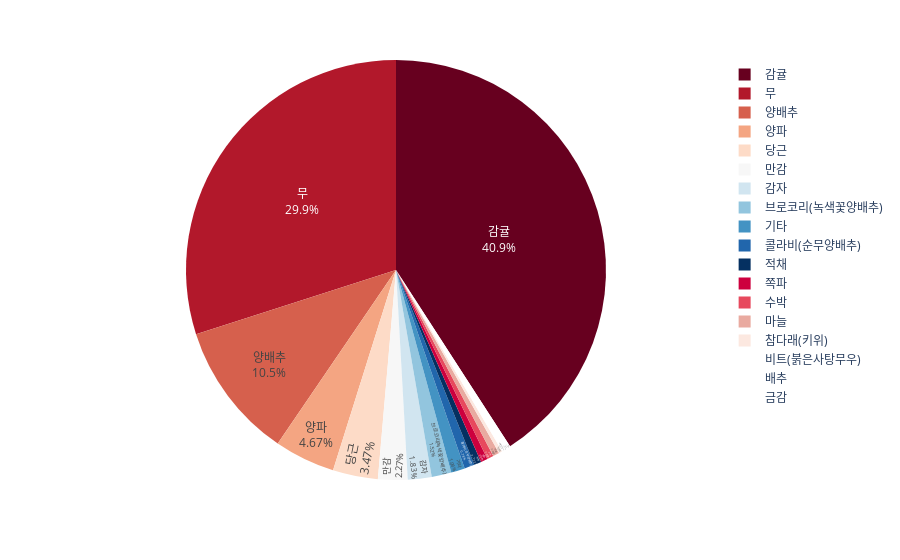

Notebook code for this chart:
### Code cell
# 감귤, 무, 양배추가 2016년 제주도산 농산물 중 약 80%를 차지함

fig = px.pie(grouped_san_jeju, values = grouped_san_jeju["TOT_QTY"], names = grouped_san_jeju.index, color_discrete_sequence=px.colors.sequential.RdBu)
fig.update_traces(textposition='inside', textinfo='percent+label')

fig.show()

# 따라서 제주도산 감귤, 무, 양배추에 대해서 알아보기로 한다.

### Figure 1 — Plotly figure (JSON) as saved in the notebook; plotly's stock layout.template omitted (floating-point values rounded to 4 significant figures)
{"data": [{"domain": {"x": [0, 1], "y": [0, 1]}, "hovertemplate": "PUM_NM=%{label}<br>TOT_QTY=%{value}<extra></extra>", "labels": ["금감", "배추", "비트(붉은사탕무우)", "참다래(키위)", "마늘", "수박", "쪽파", "적채", "콜라비(순무양배추)", "브로코리(녹색꽃양배추)", "감자", "만감", "당근", "양파", "양배추", "무", "감귤", "기타"], "legendgroup": "", "name": "", "showlegend": true, "textinfo": "percent+label", "textposition": "inside", "type": "pie", "values": [0.002198, 0.002282, 0.00259, 0.002646, 0.004984, 0.004986, 0.005245, 0.005564, 0.007805, 0.01515, 0.01833, 0.02268, 0.0347, 0.04675, 0.1054, 0.2994, 0.4087, 0.01065]}], "layout": {"legend": {"tracegroupgap": 0}, "margin": {"t": 60}, "piecolorway": ["rgb(103,0,31)", "rgb(178,24,43)", "rgb(214,96,77)", "rgb(244,165,130)", "rgb(253,219,199)", "rgb(247,247,247)", "rgb(209,229,240)", "rgb(146,197,222)", "rgb(67,147,195)", "rgb(33,102,172)", "rgb(5,48,97)"]}}
